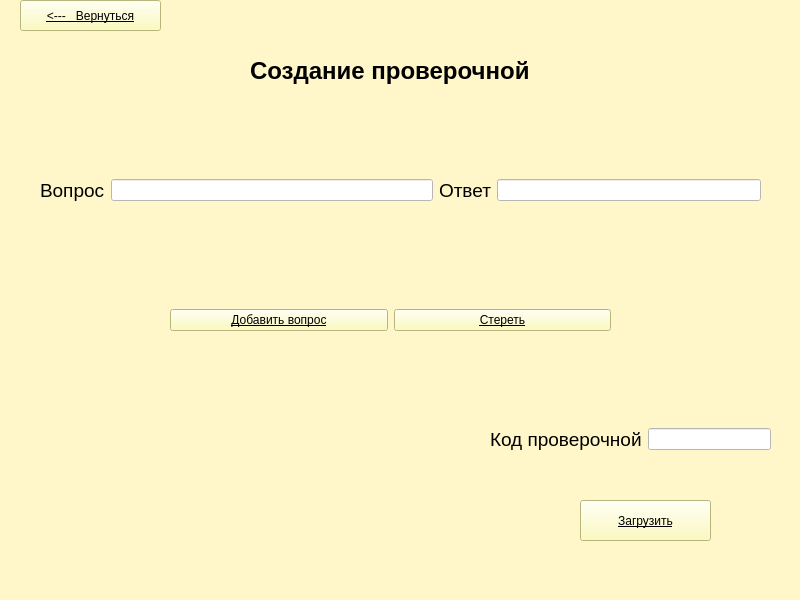
<?xml version="1.0" encoding="UTF-8"?>
<ui version="4.0">
 <class>MainWindow</class>
 <widget class="QMainWindow" name="MainWindow">
  <property name="geometry">
   <rect>
    <x>0</x>
    <y>0</y>
    <width>800</width>
    <height>600</height>
   </rect>
  </property>
  <property name="windowTitle">
   <string>MainWindow</string>
  </property>
  <property name="styleSheet">
   <string notr="true">background-color: rgb(255, 247, 201);</string>
  </property>
  <widget class="QWidget" name="centralwidget">
   <widget class="QLabel" name="label">
    <property name="geometry">
     <rect>
      <x>250</x>
      <y>50</y>
      <width>301</width>
      <height>41</height>
     </rect>
    </property>
    <property name="font">
     <font>
      <pointsize>18</pointsize>
      <weight>75</weight>
      <bold>true</bold>
     </font>
    </property>
    <property name="text">
     <string>Создание проверочной</string>
    </property>
   </widget>
   <widget class="QPushButton" name="loadButton">
    <property name="geometry">
     <rect>
      <x>580</x>
      <y>500</y>
      <width>131</width>
      <height>41</height>
     </rect>
    </property>
    <property name="styleSheet">
     <string notr="true">background-color: rgb(255, 253, 174);
border-color: rgb(255, 255, 0);
font: 75 11pt &quot;MS Shell Dlg 2&quot;;
text-decoration: underline;</string>
    </property>
    <property name="text">
     <string>Загрузить</string>
    </property>
   </widget>
   <widget class="QWidget" name="horizontalLayoutWidget">
    <property name="geometry">
     <rect>
      <x>40</x>
      <y>150</y>
      <width>721</width>
      <height>81</height>
     </rect>
    </property>
    <layout class="QHBoxLayout" name="horizontalLayout">
     <item>
      <widget class="QLabel" name="label_2">
       <property name="font">
        <font>
         <pointsize>14</pointsize>
        </font>
       </property>
       <property name="text">
        <string>Вопрос</string>
       </property>
      </widget>
     </item>
     <item>
      <widget class="QLineEdit" name="qwestionEdit">
       <property name="styleSheet">
        <string notr="true">background-color: rgb(255, 255, 255);</string>
       </property>
      </widget>
     </item>
     <item>
      <layout class="QHBoxLayout" name="horizontalLayout_2">
       <item>
        <widget class="QLabel" name="label_3">
         <property name="font">
          <font>
           <pointsize>14</pointsize>
          </font>
         </property>
         <property name="text">
          <string>Ответ</string>
         </property>
        </widget>
       </item>
       <item>
        <widget class="QLineEdit" name="answerEdit">
         <property name="styleSheet">
          <string notr="true">background-color: rgb(255, 255, 255);</string>
         </property>
        </widget>
       </item>
      </layout>
     </item>
    </layout>
   </widget>
   <widget class="QWidget" name="horizontalLayoutWidget_3">
    <property name="geometry">
     <rect>
      <x>170</x>
      <y>290</y>
      <width>441</width>
      <height>61</height>
     </rect>
    </property>
    <layout class="QHBoxLayout" name="horizontalLayout_3">
     <item>
      <widget class="QPushButton" name="addAnsButton">
       <property name="styleSheet">
        <string notr="true">background-color: rgb(255, 253, 174);
border-color: rgb(255, 255, 0);
font: 75 11pt &quot;MS Shell Dlg 2&quot;;
text-decoration: underline;</string>
       </property>
       <property name="text">
        <string>Добавить вопрос</string>
       </property>
      </widget>
     </item>
     <item>
      <widget class="QPushButton" name="cleaButton">
       <property name="styleSheet">
        <string notr="true">background-color: rgb(255, 253, 174);
border-color: rgb(255, 255, 0);
font: 75 11pt &quot;MS Shell Dlg 2&quot;;
text-decoration: underline;</string>
       </property>
       <property name="text">
        <string>Стереть</string>
       </property>
      </widget>
     </item>
    </layout>
   </widget>
   <widget class="QWidget" name="horizontalLayoutWidget_4">
    <property name="geometry">
     <rect>
      <x>490</x>
      <y>399</y>
      <width>281</width>
      <height>81</height>
     </rect>
    </property>
    <layout class="QHBoxLayout" name="horizontalLayout_4">
     <item>
      <widget class="QLabel" name="label_4">
       <property name="font">
        <font>
         <pointsize>14</pointsize>
        </font>
       </property>
       <property name="text">
        <string>Код проверочной</string>
       </property>
      </widget>
     </item>
     <item>
      <widget class="QLineEdit" name="codeEdit">
       <property name="styleSheet">
        <string notr="true">background-color: rgb(255, 255, 255);</string>
       </property>
      </widget>
     </item>
    </layout>
   </widget>
   <widget class="QPushButton" name="pushButton">
    <property name="geometry">
     <rect>
      <x>20</x>
      <y>0</y>
      <width>141</width>
      <height>31</height>
     </rect>
    </property>
    <property name="styleSheet">
     <string notr="true">background-color: rgb(255, 253, 174);
border-color: rgb(255, 255, 0);
font: 75 11pt &quot;MS Shell Dlg 2&quot;;
text-decoration: underline;</string>
    </property>
    <property name="text">
     <string>&lt;---   Вернуться</string>
    </property>
   </widget>
  </widget>
  <widget class="QMenuBar" name="menubar">
   <property name="geometry">
    <rect>
     <x>0</x>
     <y>0</y>
     <width>800</width>
     <height>21</height>
    </rect>
   </property>
  </widget>
  <widget class="QStatusBar" name="statusbar"/>
 </widget>
 <resources/>
 <connections/>
</ui>
